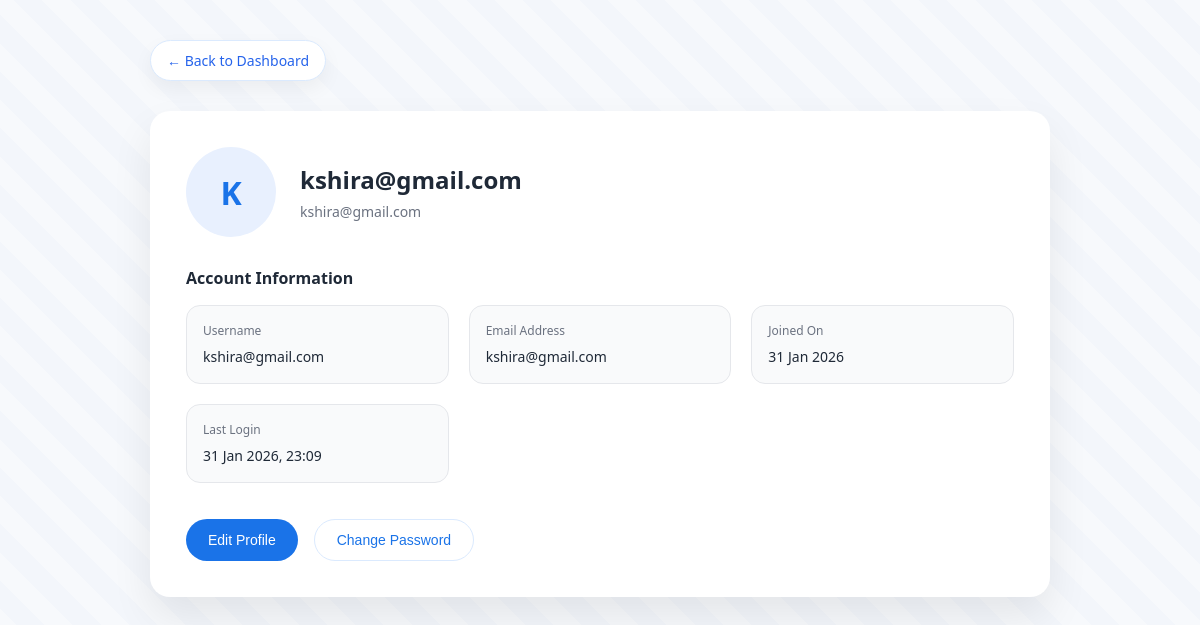
The app's page /profile/ (signed in), older data.
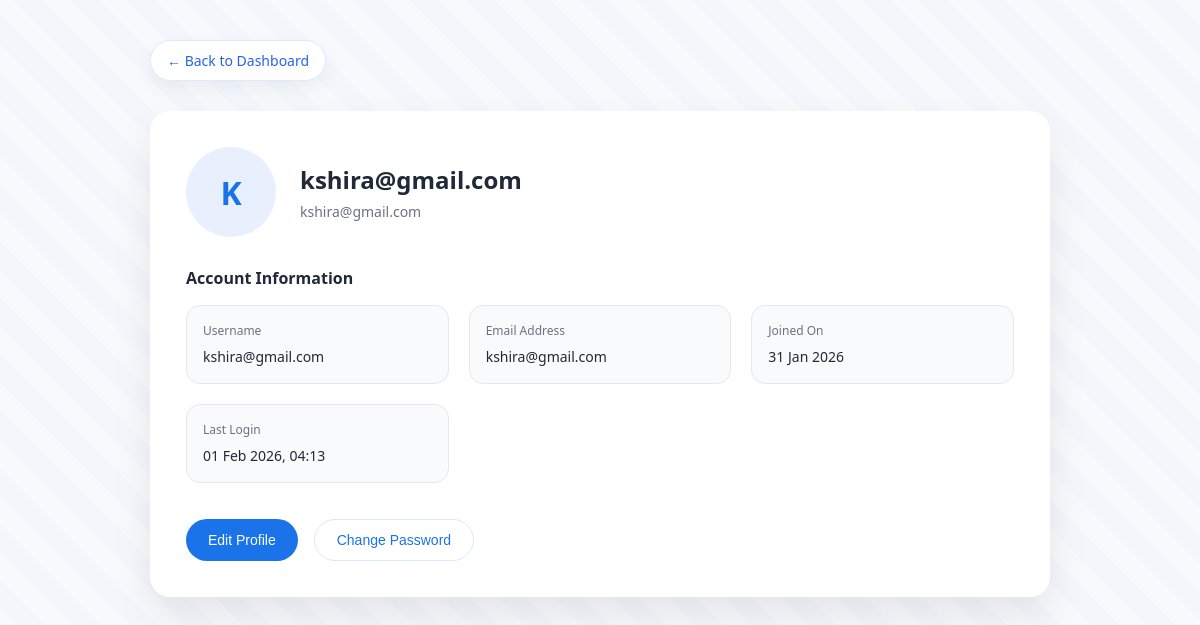
The same page, newer data.
### pilot/models.py (models this page shows, shortened)
class Student(AbstractUser):
    total_points = models.IntegerField(default=0)
    streak = models.IntegerField(default=0)
    level = models.CharField(max_length=20, default="Beginner")

### pilot/views.py (the view)
# urls.py: path("profile/", profile_page, name="profile"),
def profile_page(request):
    return render(request, "pilot/profile.html")

### pilot/templates/pilot/profile.html (shortened to what this page needs)
<!DOCTYPE html>
<html lang="en">
<head>
</head>
<body>
<div class="wrapper">
    <a href="{% url 'dashboard' %}" class="back-btn">
        ← Back to Dashboard
    </a>
    <div class="profile-card">
        <div class="profile-header">
            <div class="avatar">
                {{ user.username|slice:":1"|upper }}
            </div>
            <div>
                <h2>{{ user.username }}</h2>
                <p>{{ user.email }}</p>
            </div>
        </div>
        <div class="section">
            <h3>Account Information</h3>
            <div class="info-grid">
                <div class="info-box">
                    <label>Username</label>
                    <span>{{ user.username }}</span>
                </div>
                <div class="info-box">
                    <label>Email Address</label>
                    <span>{{ user.email }}</span>
                </div>
                <div class="info-box">
                    <label>Joined On</label>
                    <span>{{ user.date_joined|date:"d M Y" }}</span>
                </div>
                <div class="info-box">
                    <label>Last Login</label>
                    <span>{{ user.last_login|date:"d M Y, H:i" }}</span>
                </div>
            </div>
        </div>
        <div class="actions">
            <button class="btn btn-primary">
                Edit Profile
            </button>
            <button class="btn btn-secondary">
                Change Password
            </button>
        </div>
    </div>
</div>
</body>
</html>

Row changes from the older to the newer data that the page shows:
changed Student "kshira@gmail.com": last_login "31 Jan 2026, 23:09" → "01 Feb 2026, 04:13"
